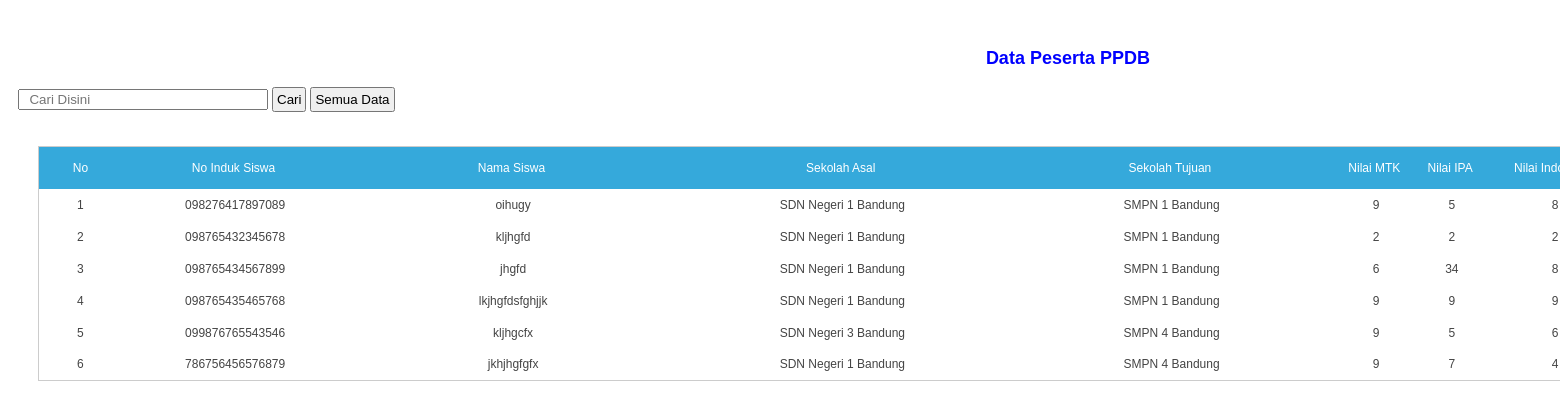
Page /lap-pendaftar2.php on the committed database.
### tables this page shows
CREATE TABLE `pendaftar` (
  `nis` varchar(15) NOT NULL,
  `nama` varchar(50) NOT NULL,
  `sekolahasal` varchar(50) NOT NULL,
  `sekolahtujuan` varchar(50) NOT NULL,
  `nilaimtk` int(11) NOT NULL,
  `nilaiipa` int(11) NOT NULL,
  `nilaiindo` int(11) NOT NULL,
  `total` int(11) NOT NULL,
  `status` varchar(50) NOT NULL
);

### lap-pendaftar2.php (the view, shortened to what this page needs)
<div style="border:0px solid rgb(238,238,238); padding:10px; overflow:auto; width:136%; height:400;">
<div style="padding-bottom: 30px;"></div>
<font color="blue" size="4" face="arial"><center><b> Data Peserta PPDB </b></font></center>
<br />
<form action="" method="post" name="filter">
   <input type="text" name="input_cari" placeholder="  Cari Disini" class="css-input" style="width:250px;" />
   <input type="submit" name="cari" value="Cari" class="btn" style="padding:3px;" margin="6px;" width="50px;"  />
   <input type="submit" name="tampil" value="Semua Data" class="btn" style="padding:3px;" margin="6px;" width="50px;"  />
  </form>
<br>
<table width="95%" border="0" align="center" cellpadding="5" cellspacing="0" class="font table1" style="margin-right: 20px; margin-left: 20px;">
<tr bgcolor="#89C4F4">
<th width="30"> No </th>
<th width="100" height="42">No Induk Siswa&nbsp; </th>
<th width="150" height="42">Nama Siswa&nbsp; </th>
<th width="150">Sekolah Asal&nbsp; </th>
<th width="150">Sekolah Tujuan&nbsp; </th>
<th width="25">Nilai MTK&nbsp; </th>
<th width="25">Nilai IPA&nbsp; </th>
<th width="25">Nilai Indonesia&nbsp; </th>
</tr>
<?php
   $input_cari = @$_POST['input_cari'];
   $cari = @$_POST['cari'];
   if($cari) {
    if($input_cari != "") {
    $sql = mysql_query("select * from pendaftar where nis like '%$input_cari%' OR nama like '%$input_cari%'") or die (mysql_error());
    } else {
    $sql = mysql_query("select * from pendaftar") or die (mysql_error());
    }
    } else {
    $sql = mysql_query("select * from pendaftar") or die (mysql_error());
    }
   $cek = mysql_num_rows($sql);
   if($cek < 1) {
    ?>
     <tr>
      <td colspan="10" align="center" style="padding:10px;"> Data Tidak Ditemukan</td>
     </tr>
    <?php
   } else {
   $nomer=0;
   while ( $hasil = mysql_fetch_array ($sql)) {
      $nis = stripslashes ($hasil['nis']);
      $nama = stripslashes ($hasil['nama']);
      $sekolahasal = stripslashes ($hasil['sekolahasal']);
      $sekolahtujuan = stripslashes ($hasil['sekolahtujuan']);
      $nilaimtk = stripslashes ($hasil['nilaimtk']);
      $nilaiipa = stripslashes ($hasil['nilaiipa']);
      $nilaiindo = stripslashes ($hasil['nilaiindo']);
                                    $nomer++;
                ?>
<tr align="center">
<td height="32"><?=$nomer?>
<div align="center"></div></td>
    <td><?=$nis?>
          <div align="center"></div></td>
      <td><?=$nama?>
          <div align="center"></div></td>
      <td><?=$sekolahasal?>
          <div align="center"></div></td>
      <td><?=$sekolahtujuan?>
          <div align="center"></div></td>
      <td><?=$nilaimtk?>
          <div align="center"></div></td>
      <td><?=$nilaiipa?>
          <div align="center"></div></td>
      <td><?=$nilaiindo?>
          <div align="center"></div></td>
</tr>
<?php
}
}
?>
</table>
</div>

### lap-pendaftar2.php (style rules this page uses)
table.font { font-size: 12px; }
.table1 { font-family: sans-serif; color: #444; border-collapse: collapse; border: #ccc 1px solid; }
.table1 tr th { background: #35A9DB; color: #fff; font-weight: normal; }

### rows in the picture
pendaftar: nis "098276417897089", nama "oihugy", sekolahasal "SDN Negeri 1 Bandung", sekolahtujuan "SMPN 1 Bandung", nilaimtk "9", nilaiipa "5", nilaiindo "8"
pendaftar: nis "098765432345678", nama "kljhgfd", sekolahasal "SDN Negeri 1 Bandung", sekolahtujuan "SMPN 1 Bandung", nilaimtk "2", nilaiipa "2", nilaiindo "2"
pendaftar: nis "098765434567899", nama "jhgfd", sekolahasal "SDN Negeri 1 Bandung", sekolahtujuan "SMPN 1 Bandung", nilaimtk "6", nilaiipa "34", nilaiindo "8"
pendaftar: nis "098765435465768", nama "lkjhgfdsfghjjk", sekolahasal "SDN Negeri 1 Bandung", sekolahtujuan "SMPN 1 Bandung", nilaimtk "9", nilaiipa "9", nilaiindo "9"
pendaftar: nis "099876765543546", nama "kljhgcfx", sekolahasal "SDN Negeri 3 Bandung", sekolahtujuan "SMPN 4 Bandung", nilaimtk "9", nilaiipa "5", nilaiindo "6"
pendaftar: nis "786756456576879", nama "jkhjhgfgfx", sekolahasal "SDN Negeri 1 Bandung", sekolahtujuan "SMPN 4 Bandung", nilaimtk "9", nilaiipa "7", nilaiindo "4"
